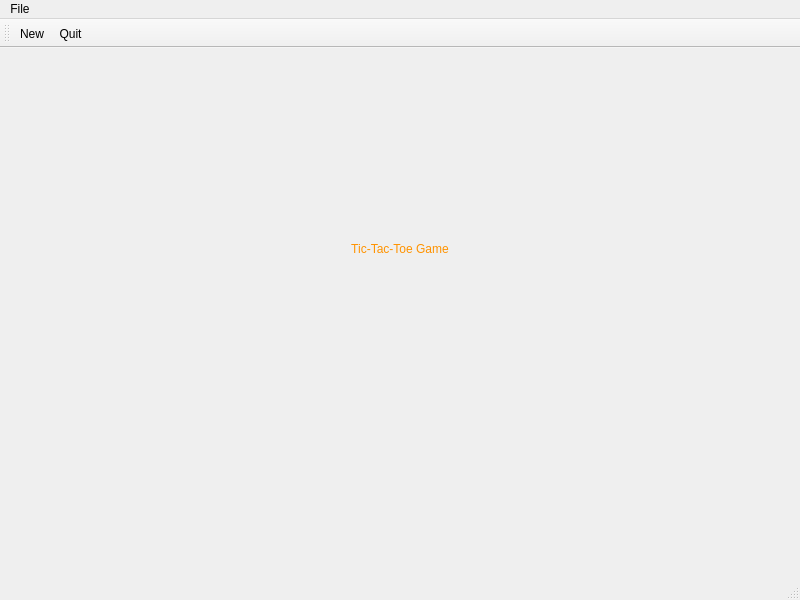
<?xml version="1.0" encoding="UTF-8"?>
<ui version="4.0">
 <class>MainWindow</class>
 <widget class="QMainWindow" name="MainWindow">
  <property name="geometry">
   <rect>
    <x>0</x>
    <y>0</y>
    <width>800</width>
    <height>600</height>
   </rect>
  </property>
  <property name="windowTitle">
   <string>MainWindow</string>
  </property>
  <widget class="QWidget" name="centralwidget">
   <layout class="QVBoxLayout" name="verticalLayout">
    <item alignment="Qt::AlignHCenter|Qt::AlignVCenter">
     <widget class="QLabel" name="lblPlayer1">
      <property name="text">
       <string/>
      </property>
     </widget>
    </item>
    <item>
     <widget class="QLabel" name="lblGameTitle">
      <property name="styleSheet">
       <string notr="true">font: 700 30pt &quot;Times New Roman&quot;;
color: rgb(255, 147, 0);</string>
      </property>
      <property name="text">
       <string>Tic-Tac-Toe Game</string>
      </property>
      <property name="alignment">
       <set>Qt::AlignCenter</set>
      </property>
     </widget>
    </item>
    <item alignment="Qt::AlignHCenter|Qt::AlignVCenter">
     <widget class="TicTacToeWidget" name="tictactoe" native="true"/>
    </item>
    <item alignment="Qt::AlignHCenter|Qt::AlignVCenter">
     <widget class="QLabel" name="lblPlayer2">
      <property name="text">
       <string/>
      </property>
     </widget>
    </item>
   </layout>
  </widget>
  <widget class="QMenuBar" name="menubar">
   <property name="geometry">
    <rect>
     <x>0</x>
     <y>0</y>
     <width>800</width>
     <height>22</height>
    </rect>
   </property>
   <widget class="QMenu" name="menuFile">
    <property name="title">
     <string>File</string>
    </property>
    <addaction name="actionNewGame"/>
    <addaction name="actionQuitGame"/>
   </widget>
   <addaction name="menuFile"/>
  </widget>
  <widget class="QStatusBar" name="statusbar"/>
  <widget class="QToolBar" name="toolBar">
   <property name="windowTitle">
    <string>toolBar</string>
   </property>
   <attribute name="toolBarArea">
    <enum>TopToolBarArea</enum>
   </attribute>
   <attribute name="toolBarBreak">
    <bool>false</bool>
   </attribute>
   <addaction name="actionNewGame"/>
   <addaction name="actionQuitGame"/>
  </widget>
  <action name="actionNewGame">
   <property name="icon">
    <iconset resource="resources.qrc">
     <normaloff>:/images/new.png</normaloff>:/images/new.png</iconset>
   </property>
   <property name="text">
    <string>New</string>
   </property>
   <property name="toolTip">
    <string>New Game</string>
   </property>
  </action>
  <action name="actionQuitGame">
   <property name="icon">
    <iconset>
     <normalon>:/images/quit.png</normalon>
    </iconset>
   </property>
   <property name="text">
    <string>Quit</string>
   </property>
   <property name="toolTip">
    <string>Quit Game</string>
   </property>
  </action>
 </widget>
 <customwidgets>
  <customwidget>
   <class>TicTacToeWidget</class>
   <extends>QWidget</extends>
   <header>tictactoewidget.h</header>
   <container>1</container>
  </customwidget>
 </customwidgets>
 <resources>
  <include location="resources.qrc"/>
 </resources>
 <connections/>
</ui>
